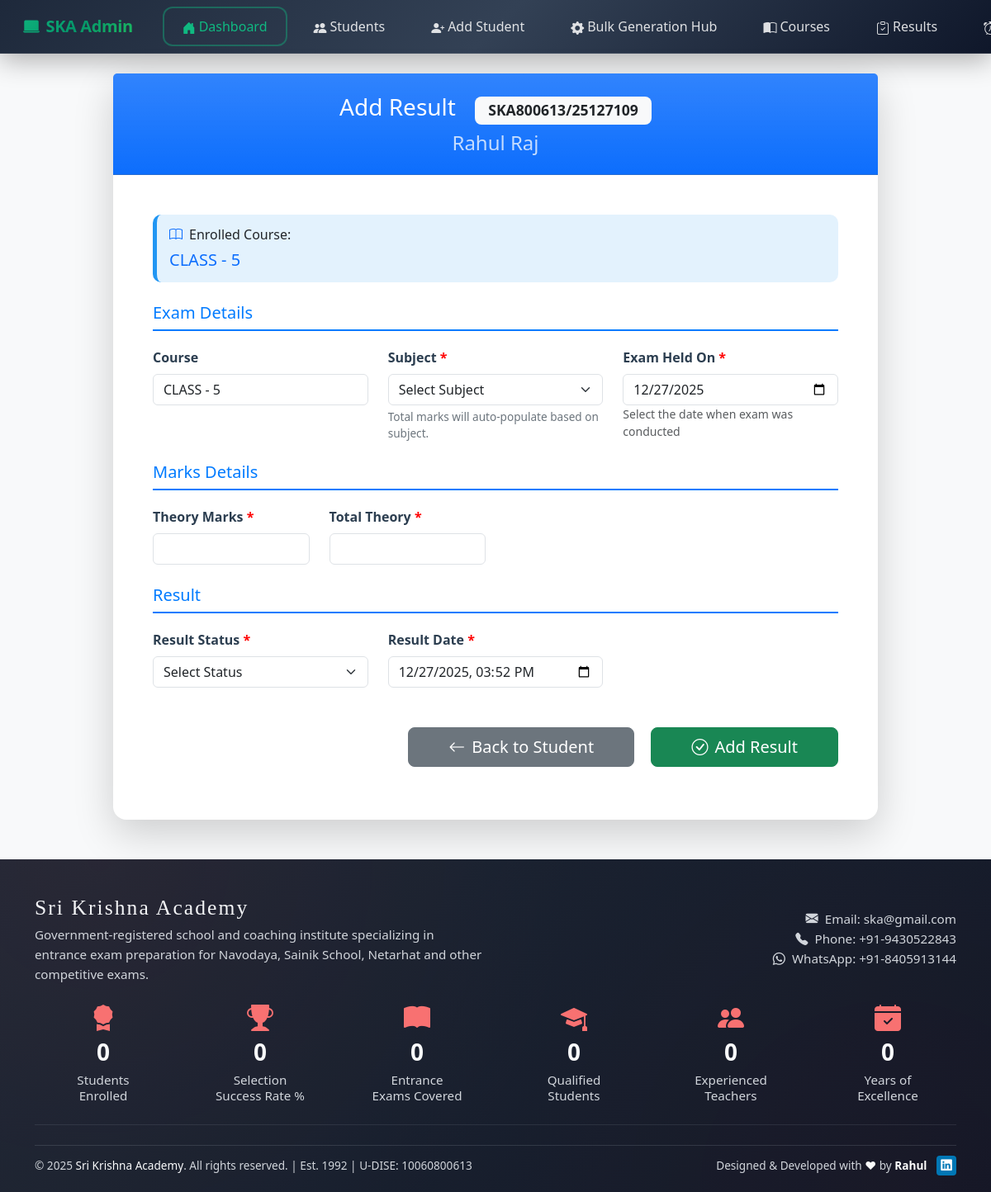
Page /admin/add-result?reg=SKA800613/25127109 (signed in) on the committed database.
### tables this page shows
CREATE TABLE `students` (
  `id` int(11) NOT NULL,
  `reg_no` varchar(50) DEFAULT NULL,
  `student_name` varchar(100) DEFAULT NULL,
  `father_name` varchar(100) DEFAULT NULL,
  `mother_name` varchar(100) DEFAULT NULL,
  `dob` date DEFAULT NULL,
  `gender` enum('Male','Female','Other') DEFAULT NULL,
  `category` varchar(50) DEFAULT NULL,
  `marital_status` varchar(30) DEFAULT NULL,
  `identity_type` varchar(50) DEFAULT NULL,
  `id_number` varchar(50) DEFAULT NULL,
  `qualification` varchar(100) DEFAULT NULL,
  `mobile` varchar(15) DEFAULT NULL,
  `email` varchar(100) DEFAULT NULL,
  `address` text DEFAULT NULL,
  `pincode` varchar(10) DEFAULT NULL,
  `state` varchar(50) DEFAULT NULL,
  `district` varchar(50) DEFAULT NULL,
  `city` varchar(50) DEFAULT NULL,
  `study_center_code` varchar(20) DEFAULT NULL,
  `religion` varchar(50) DEFAULT NULL,
  `course_code` varchar(200) DEFAULT NULL,
  `session_year` varchar(20) DEFAULT NULL,
  `enquiry_source` varchar(100) DEFAULT NULL,
  `photo` varchar(255) DEFAULT NULL,
  `total_fees` decimal(10,2) DEFAULT NULL,
  `admission_date` date DEFAULT NULL,
  `status` varchar(20) DEFAULT 'Active',
  `id_card_generated` varchar(10) DEFAULT 'No' COMMENT 'Yes/No - ID card generation status',
  `marksheet_gen` varchar(10) NOT NULL DEFAULT 'No',
  `certificate_gen` varchar(10) NOT NULL DEFAULT 'No',
  `admit_card_gen` varchar(10) NOT NULL DEFAULT 'No',
  `marksheet_gen_date` date DEFAULT NULL,
  `certificate_gen_date` date DEFAULT NULL
);

CREATE TABLE `courses` (
  `id` int(11) NOT NULL,
  `course_code` varchar(20) NOT NULL,
  `course_name` varchar(100) NOT NULL,
  `duration` varchar(30) NOT NULL,
  `fees` decimal(8,2) NOT NULL,
  `is_active` tinyint(1) DEFAULT 1 COMMENT '1-Active\r\n0-Inactive',
  `created_at` datetime DEFAULT current_timestamp()
);

### admin/add-result.php (the view, shortened to what this page needs)
<?php
include '../includes/db.php';
$reg_no = $_GET['reg'];
$stmt = $pdo->prepare("
    SELECT s.*, c.course_code, c.course_name
    FROM students s
    LEFT JOIN courses c ON s.course_code = c.course_code
    WHERE s.reg_no = ?
");
$stmt->execute([$reg_no]);
$student = $stmt->fetch();
?>
<?php include 'header.php'; ?>
<!DOCTYPE html>
<html lang="en">
<head>
    <link href="https://cdn.jsdelivr.net/npm/bootstrap@5.3.3/dist/css/bootstrap.min.css" rel="stylesheet">
    <link href="https://cdn.jsdelivr.net/npm/bootstrap-icons@1.11.0/font/bootstrap-icons.css" rel="stylesheet">
</head>
<body class="bg-light">
    <div class="container mt-4 mb-5">
        <div class="row justify-content-center">
            <div class="col-lg-10">
                <div class="card shadow-lg border-0 rounded-4">
           <div class="card-header bg-gradient bg-primary text-white text-center py-4">
    <h3 class="mb-1">
        Add Result
        <span class="badge bg-light text-dark badge-reg ms-3">
            <?= htmlspecialchars($reg_no) ?>
        </span>
    </h3>
    <p class="mb-0 opacity-75 mt-2 h4">
        <?= htmlspecialchars($student['student_name']) ?>
    </p>
</div>
                    <div class="card-body p-5">
                        <div class="course-info mb-4">
                            <h6 class="mb-2"><i class="bi bi-book text-primary me-2"></i>Enrolled Course:</h6>
                            <h5 class="text-primary mb-0"><?= htmlspecialchars($student['course_name']) ?></h5>
                        </div>
                        <form method="POST">
                            <h5 class="section-title">Exam Details</h5>
                            <div class="row g-4 mb-4">
                                <div class="col-md-4">
                                    <label class="form-label">Course</label>
                                    <input type="text" class="form-control"
                                        value="<?= htmlspecialchars($student['course_name']) ?>"
                                        data-bs-toggle="tooltip" data-bs-placement="top" data-bs-container="body"
                                        title="<?= htmlspecialchars($student['course_name']) ?>" readonly>
                                </div>
                                <div class="col-md-4">
                                    <label class="form-label">Subject <span class="required">*</span></label>
                                    <select name="subject_code" id="subject_code" class="form-select" required>
                                        <option value="">Select Subject</option>
                                    </select>
                                    <div class="small-muted mt-1">
                                        Total marks will auto-populate based on subject.
                                    </div>
                                </div>
                                <div class="col-md-4">
                                    <label class="form-label">Exam Held On <span class="required">*</span></label>
                                    <input type="date" class="form-control" name="exam_held_on"  value="<?= date('Y-m-d') ?>" required>
                                    <small class="text-muted">Select the date when exam was conducted</small>
                                </div>
                            </div>
                            <h5 class="section-title">Marks Details</h5>
                            <div class="row g-4 mb-4">
                                <div class="col-md-3">
                                    <label class="form-label">Theory Marks <span class="required">*</span></label>
                                    <input type="number" step="0.01" min="0" name="theory_marks" class="form-control"
                                        required>
                                </div>
                                <div class="col-md-3">
                                    <label class="form-label">Total Theory <span class="required">*</span></label>
                                    <input type="number" step="0.01" min="1" name="total_theory_marks"
                                        id="total_theory_marks" class="form-control" required>
                                </div>
                            </div>
                            <h5 class="section-title">Result</h5>
                            <div class="row g-4 mb-5">
                                <div class="col-md-4">
                                    <label class="form-label">Result Status <span class="required">*</span></label>
                                    <select name="result_status" class="form-select" required>
                                        <option value="">Select Status</option>
                                    </select>
                                </div>
                                <div class="col-md-4">
                                    <label class="form-label">Result Date <span class="required">*</span></label>
                                    <input type="datetime-local" name="result_date" class="form-control"
                                        value="<?= date('Y-m-d\TH:i') ?>" required>
                                </div>
                            </div>
                            <div class="text-end">
                                <a href="view-student?reg=<?= urlencode($reg_no) ?>"
                                    class="btn btn-secondary btn-lg px-5">
                                    <i class="bi bi-arrow-left me-2"></i>Back to Student
                                </a>
                                <button type="submit" class="btn btn-success btn-lg px-5 ms-3">
                                    <i class="bi bi-check-circle me-2"></i>Add Result
                                </button>
                            </div>
                        </form>
                    </div>
                </div>
            </div>
        </div>
    </div>
    <?php include '../includes/footer.php'; ?>
</body>
</html>

### admin/add-result.php (style rules this page uses)
.form-label { font-weight: 600; color: #2c3e50; }
.required { color: red; }
.section-title { color: #007bff; border-bottom: 2px solid #007bff; padding-bottom: 8px; margin: 25px 0 20px; }
.badge-reg { font-size: 1.1rem; padding: 0.5rem 1rem; background: #f8f9fa; border-radius: 8px; }
.course-info { background: #e3f2fd; padding: 15px; border-radius: 10px; border-left: 5px solid #2196f3; }
.small-muted { font-size: 0.85rem; color: #6c757d; }

### rows in the picture
students: student_name "Rahul Raj", courses.course_name "CLASS - 5", course_name "CLASS - 5"

### other values in the picture
$reg_no "SKA800613/25127109"
